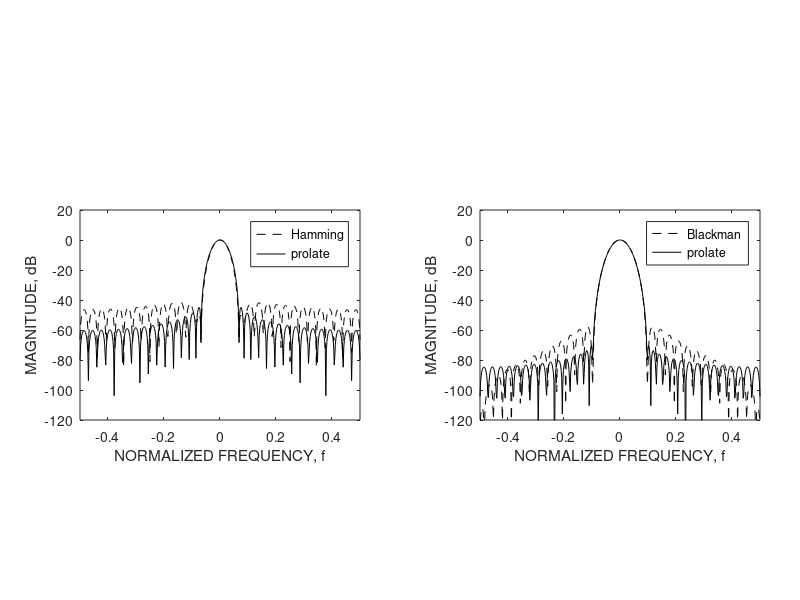

Here is the MATLAB script that generated this plot:
close all
N=32;

Df=4/N;
W=Df/2;
n=[1:N-1];
r0=[2*W sin(2*pi*W*n)./(pi*n)];
R=toeplitz(r0);
[v,lambda]=eig(R);
v=v(:,end);v=v/sum(v);
V=20*log10(abs(fft(v,501)));
V4=fftshift(V);
n=[0:N-1];
wHanning=0.54-0.46*cos(2*pi*n/(N-1));wHanning=wHanning/sum(wHanning);
WHanning=fftshift(20*log10(abs(fft(wHanning,501))));
f=[-250:250]/500;
axes('position',[0.1 0.3 0.35 0.35])
plot(f,WHanning,'--k',f,V4,'-k')
legend('Hamming','prolate')%,'Location','SouthEast')
axis([-0.5 0.5 -120 20])
xlabel('NORMALIZED FREQUENCY, f')
ylabel('MAGNITUDE, dB')
hold on

Df=6/N;
W=Df/2;
n=[1:N-1];
r0=[2*W sin(2*pi*W*n)./(pi*n)];
R=toeplitz(r0);
[v,lambda]=eig(R);
v=v(:,end);v=v/sum(v);
V=20*log10(abs(fft(v,501)));
V6=fftshift(V);
n=[0:N-1];
wBlackman=0.42-0.5*cos(2*pi*n/(N-1))+0.08*cos(4*pi*n/(N-1));
wBlackman=wBlackman/sum(wBlackman);
WBlackman=fftshift(20*log10(abs(fft(wBlackman,501))));
axes('position',[0.6 0.3 0.35 0.35])
plot(f,WBlackman,'--k',f,V6,'-k')
legend('Blackman','prolate')%,'Location','SouthEast')
axis([-0.5 0.5 -120 20])
xlabel('NORMALIZED FREQUENCY, f')
ylabel('MAGNITUDE, dB')

% axes('position',[0.25 0.25 0.5 0.5])
% plot(f,Wrect,'--k',f,V2,'-k',f,WHanning,'--k',f,V4,'-k',f,WBlackman,'--k',f,V6,'-k')
% legend('rectangular','prolate (\Deltaf=2/N)','Hanning','prolate (\Deltaf=4/N)','Blackman','prolate (\Deltaf=6/N')
% axis([-0.5 0.5 -120 20])
% xlabel('NORMALIZED FREQUENCY')
% ylabel('MAGNITUDE, dB')
% hold
% axes('position',[0.5 0.5 0.3 0.3])
% plot(f,V)
% axis([0 4*W/16 -80 20])

